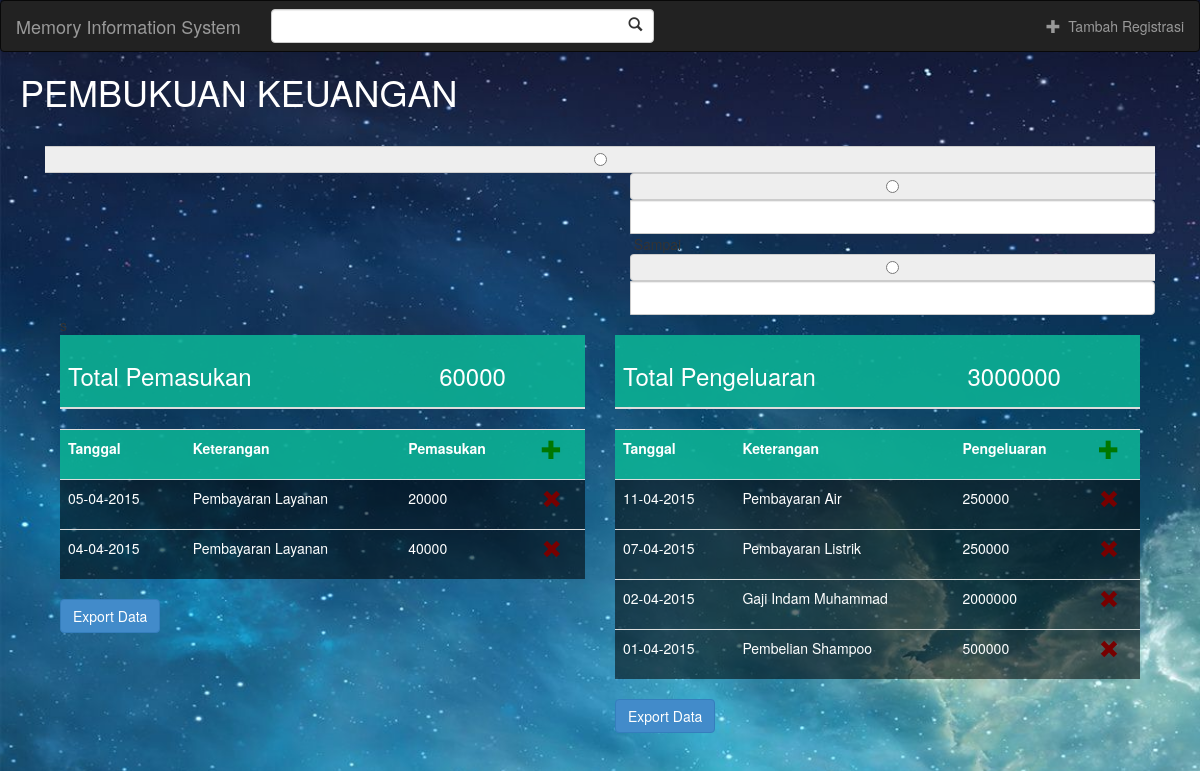
Screenshot of /pembukuan.php with the database file from the repository.
### tables this page shows
CREATE TABLE IF NOT EXISTS `pemasukan` (
  `id` int(11) NOT NULL AUTO_INCREMENT,
  `keterangan` text NOT NULL,
  `nominal` int(11) NOT NULL,
  `tanggal` date NOT NULL,
  `username_kasir` varchar(30) NOT NULL,
  `nama_pelanggan` varchar(30) NOT NULL,
  PRIMARY KEY (`id`),
  UNIQUE KEY `pemasukan_pelanggan` (`nama_pelanggan`),
  KEY `pemasukan_kasir` (`username_kasir`)
);

CREATE TABLE IF NOT EXISTS `pengeluaran` (
  `id` int(11) NOT NULL AUTO_INCREMENT,
  `keterangan` text NOT NULL,
  `nominal` int(11) NOT NULL,
  `tanggal` date NOT NULL,
  `username_manager` varchar(30) NOT NULL,
  PRIMARY KEY (`id`),
  KEY `pengeluaran_manager` (`username_manager`)
);

### pembukuan.php (the view, shortened to what this page needs)
<!DOCTYPE html PUBLIC "-//W3C//DTD XHTML 1.0 Transitional//EN" "http://www.w3.org/TR/xhtml1/DTD/xhtml1-transitional.dtd">
<html xmlns="http://www.w3.org/1999/xhtml">
    <head>
        <link href="assets/css/my-css.css" rel="stylesheet" />
        <link href="assets/css/bootstrap.css" rel="stylesheet" />
    </head>
    <body class="background">
        <nav role="navigation" class="navbar navbar-inverse">
            <div class="navbar-header">
                <a href="#" class="navbar-brand">Memory Information System</a>
            </div>
            <div id="navbarCollapse" class="collapse navbar-collapse">
                <form role="search" class="navbar-form navbar-left">
                    <span class="right-inner-addon">
                        <input type="text" placeholder="Search" class="form-control search-input">
                    </span>
                </form>
                <ul class="nav navbar-nav navbar-right">
                    <li><a href="#" id="popup" onclick="div_show()"><span class="glyphicon glyphicon-plus"></span>&nbsp;&nbsp;Tambah Registrasi</a></li>
                </ul>
            </div>
        </nav>
        <font color="white"><h1>&nbsp;&nbsp;PEMBUKUAN KEUANGAN</h1></font>
        <div class="box-registrasi">
            <form>
                <div class="row">
                  <span class="input-group float-right">
                    <span class="input-group-addon">
                      <input type="radio">
                    </span>
                  </span>
                  <span class="input-group float-right">
                    <span>
                    <span class="input-group-addon">
                      <input type="radio">
                    </span>
                    <input type="text" class="form-control">
                    </span>
                    &nbsp;Sampai&nbsp;
                    <span>
                    <span class="input-group-addon">
                      <input type="radio">
                    </span>
                    <input type="text" class="form-control">
                  </span>
                  </span>
                </div>
            </form>s
        <div class="row">
            <div class="col-md-6">
                <table class="table tabel-registrasi">
                    <thead>
                        <th><h3>Total Pemasukan</h3></th>
                        <?php
                            $pemasukan= mysql_query("SELECT SUM(nominal) as total FROM pemasukan") or die(mysql_error());
                            while($row = mysql_fetch_assoc($pemasukan)){
                                $total = $row['total'];
                            }
                            echo "<th><h3>" .$total. "</h3></th>"
                        ?>
                    </thead>
                </table>
                <div id="table" class="table-editable">
                    <table class="table tabel-registrasi" id="table-pemasukan">
                        <tr>
                            <th>Tanggal</th>
                            <th>Keterangan</th>
                            <th>Pemasukan</th>
                            <th><span class="table-add-pemasukan glyphicon glyphicon-plus"></span></th>
                        </tr>
                        <?php
                            $pemasukan= mysql_query("SELECT *, DATE_FORMAT(tanggal, '%d-%m-%Y') as _tanggal FROM pemasukan ORDER BY tanggal DESC") or die(mysql_error());
                            while($row = mysql_fetch_assoc($pemasukan)){
                                $keterangan = $row['keterangan'];
                                $nominal = $row['nominal'];
                                $tanggal = $row['_tanggal'];
                                echo "<tr>";
                                echo "<td contenteditable=\"true\">" .$tanggal. "</td>";
                                echo "<td contenteditable=\"true\">" .$keterangan. "</td>";
                                echo "<td contenteditable=\"true\">" .$nominal. "</td>";
                                echo "<td>";
                                echo "<span class=\"table-remove glyphicon glyphicon-remove\"></span>";
                                echo "</td>";
                                echo "</tr>";
                            }
                        ?>
                    </table>
                </div>
                <button id="export-btn" class="btn btn-primary">Export Data</button>
            </div>
            <div class="col-md-6">
                <table class="table tabel-registrasi">
                    <thead>
                        <th><h3>Total Pengeluaran</h3></th>
                        <?php
                            $pengeluaran= mysql_query("SELECT SUM(nominal) as total FROM pengeluaran") or die(mysql_error());
                            while($row = mysql_fetch_assoc($pengeluaran)){
                                $total = $row['total'];
                            }
                            echo "<th><h3>" .$total. "</h3></th>"
                        ?>
                    </thead>
                </table>
                <div id="table" class="table-editable">
                    <table class="table tabel-registrasi" id="table-pengeluaran">
                        <tr>
                            <th>Tanggal</th>
                            <th>Keterangan</th>
                            <th>Pengeluaran</th>
                            <th><span class="table-add-pengeluaran glyphicon glyphicon-plus"></span></th>
                        </tr>
                        <?php
                            $pengeluaran= mysql_query("SELECT *, DATE_FORMAT(tanggal, '%d-%m-%Y') as _tanggal FROM pengeluaran ORDER BY tanggal DESC") or die(mysql_error());
                            while($row = mysql_fetch_assoc($pengeluaran)){
                                $keterangan = $row['keterangan'];
                                $nominal = $row['nominal'];
                                $tanggal = $row['_tanggal'];
                                echo "<tr>";
                                echo "<td contenteditable=\"true\">" .$tanggal. "</td>";
                                echo "<td contenteditable=\"true\">" .$keterangan. "</td>";
                                echo "<td contenteditable=\"true\">" .$nominal. "</td>";
                                echo "<td>";
                                echo "<span class=\"table-remove glyphicon glyphicon-remove\"></span>";
                                echo "</td>";
                                echo "</tr>";
                            }
                        ?>
                    </table>
                </div>
                <button id="export-btn" class="btn btn-primary">Export Data</button>
            </div>
        </div>
        </div>
    </body>
</html>

### assets/css/my-css.css (style rules this page uses)
.background { background-image:url(../img/background.jpg); background-attachment:fixed; background-size: cover; }
.right-inner-addon { position: relative; }
.right-inner-addon input { padding-right: 30px; }
.float-right { float: right; }
.search-input { width: 180% !important; }
.box-registrasi { padding-left: 5%; padding-right: 5%; padding-top: 2%; }
.tabel-registrasi { background-color: rgba(0,0,0,0.55); color: #ffffff; }
.tabel-registrasi th, .tabel-registrasi td { height: 50px; }
.tabel-registrasi th { background-color: rgba(14,199,168,0.8) !important; }
.table-remove { color: #700; cursor: pointer; }
.table-add-pemasukan, .table-add-pengeluaran { color: #070; cursor: pointer; position: absolute; top: 8px; right: 0; }

### rows the page displays
pemasukan: tanggal "05-04-2015", keterangan "Pembayaran Layanan", nominal "20000"
pemasukan: tanggal "04-04-2015", keterangan "Pembayaran Layanan", nominal "40000"
pengeluaran: tanggal "11-04-2015", keterangan "Pembayaran Air", nominal "250000"
pengeluaran: tanggal "07-04-2015", keterangan "Pembayaran Listrik", nominal "250000"
pengeluaran: tanggal "02-04-2015", keterangan "Gaji Indam Muhammad", nominal "2000000"
pengeluaran: tanggal "01-04-2015", keterangan "Pembelian Shampoo", nominal "500000"

### other values shown
$total "60000"
$total "3000000"
